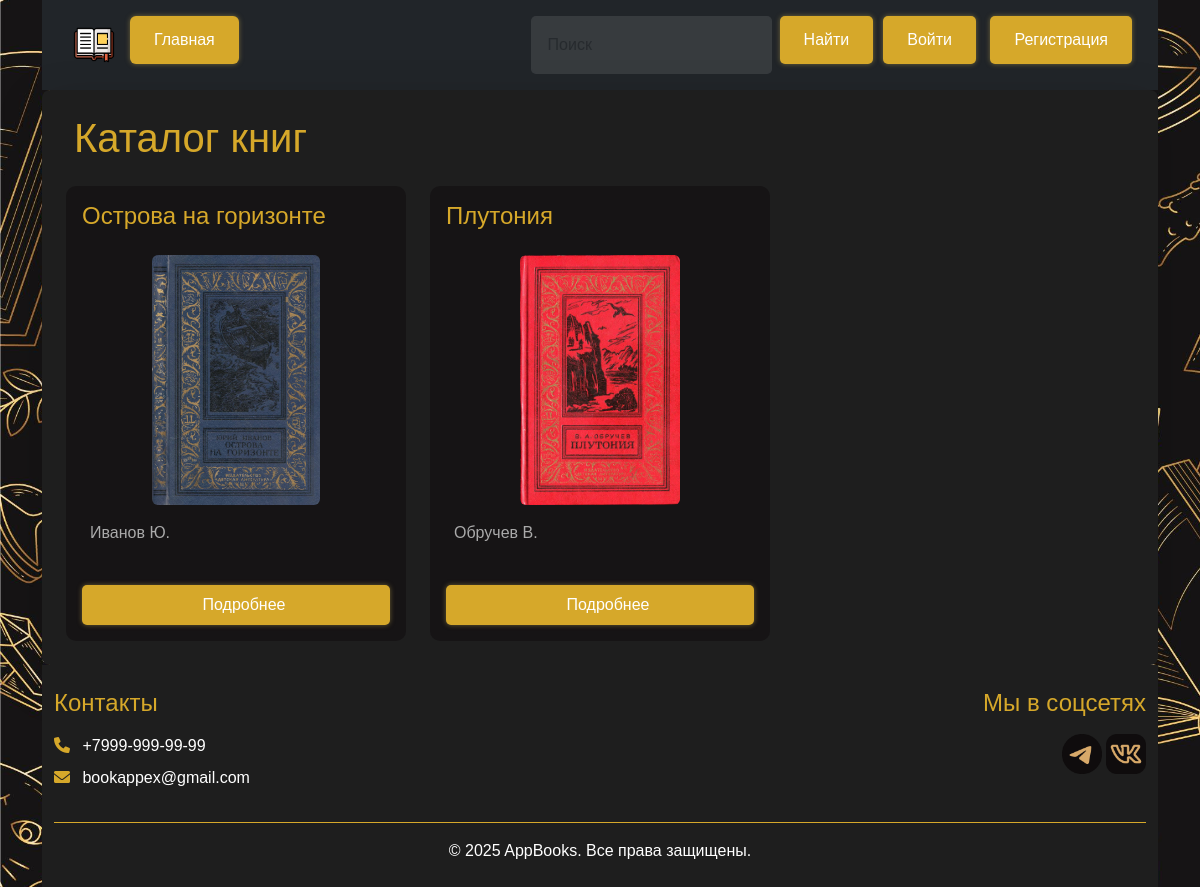
Before: / with the older database file.
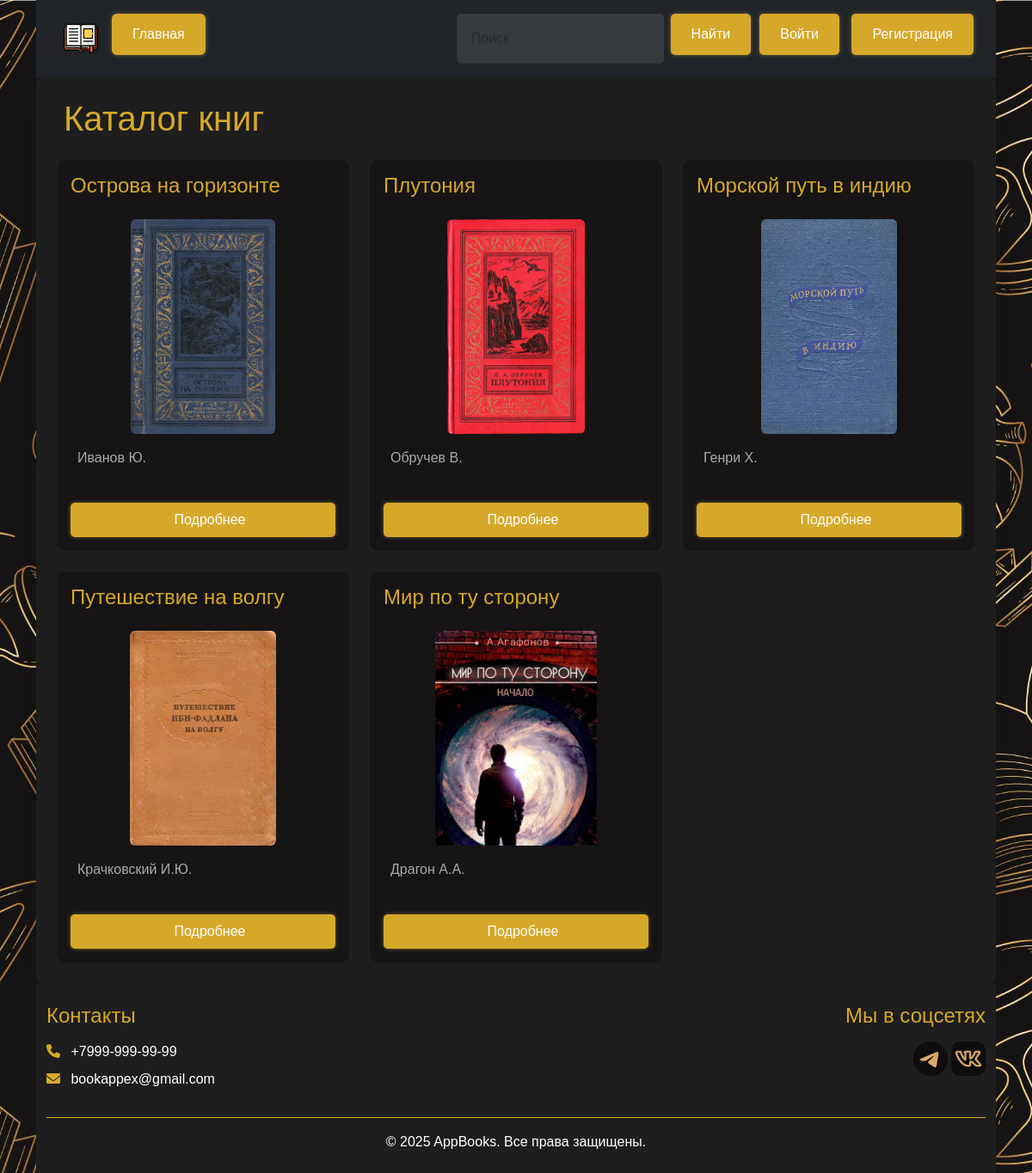
After: the same page with the newer database file.
### models.py (models this page shows, shortened)
class Books(db.Model):
    id = db.Column(db.Integer, primary_key = True)
    Title = db.Column(db.String(100), nullable = False)
    Cover = db.Column(db.String(100), nullable = False)
    Author = db.Column(db.String(100), nullable = False)
    About = db.Column(db.Text, nullable = False)
    File_path = db.Column(db.String(100), nullable = False)
    Cost = db.Column(db.Float, nullable = False)
    @property
    def cover_url(self):
        clean_path = self.Cover.replace('\\', '/')
        return url_for('static', filename=f'uploads/{clean_path}')

### BooksApp.py (the view)
@app.route("/Main")
@app.route("/")
def Main():
    username = session.get('username')
    books = Books.query.all()
    admin=False
    if 'username' not in session:
        return render_template('Main.html', books=books, existing_bookmark= False, admin=admin)
    else:
        user = Authorization.query.filter_by(Name=username).first()
        if user.Rank == 'Admin':
            admin=True
        return render_template('Main.html', books=books, username=username, admin=admin)

### templates/Main.html (shortened to what this page needs)
{% extends 'base.html' %}
{% block body %}
<div class="container2 bg-dark text-light p-4 rounded-3 shadow-lg">
    <h1 class="text-gold mb-4">
        Каталог книг
    </h1>
    <div class="row g-4">
        {% if books|length > 0 %}
            {% if admin == false %}
                {% for book in books %}
                    {% if book.Title != "Книга удалена" %}
                        <div class="col-md-6 col-lg-4">
                            <div class="card h-100 border-gold bg-darker">
                                <div class="card-body d-flex flex-column">
                                    <a href="{{ url_for('book_detail', id=book.id) }}" class="text-decoration-none">
                                        <h4 class="text-gold">{{book.Title}}</h4>
                                    </a>
                                    <div class="text-center my-3">
                                        <img class="cover__img img-fluid rounded" src="{{book.cover_url}}" alt="{{book.Title}}">
                                    </div>
                                    <p class="text-muted mb-3">{{book.Author}}</p>
                                    <div class="mt-auto text-center">
                                        <a href="{{ url_for('book_detail', id=book.id) }}" class="btn btn-gold w-100 py-2">
                                            Подробнее
                                        </a>
                                    </div>
                                </div>
                            </div>
                        </div>
                    {% endif %}
                {% endfor %}
            {% endif %}
        {% endif %}
    </div>
</div>
{% endblock%}

### templates/base.html (shortened to what this page needs)
<!DOCTYPE html>
<html lang="en">
<head>
    <link href="https://cdn.jsdelivr.net/npm/bootstrap@5.3.5/dist/css/bootstrap.min.css" rel="stylesheet">
    <link rel="stylesheet" href="{{url_for('static', filename='css/main.css')}}">
    <link rel="stylesheet" href="https://cdnjs.cloudflare.com/ajax/libs/font-awesome/6.0.0/css/all.min.css">
</head>
<body>
   <div class="content-wrapper">
        <div class="container">
        <header class="p-3 text-bg-dark">
            <div class="d-flex flex-wrap align-items-center justify-content-between">
                <a href="/" class="d-flex align-items-center mb-2 mb-lg-0 text-white text-decoration-none">
                    <img class="header__img" src="{{ url_for('static', filename='image/LogoD.png') }}" alt="Logo">
                </a>
                <ul class="nav nav-pills header-nav me-lg-auto">
                    <li class="nav-item me-2"><a href="{{ url_for('Main') }}" class="nav-link link-custom">Главная</a></li>
                </ul>
                <form class="d-flex header-search" action="{{ url_for('search_books') }}" method="get">
                    <input type="search" name="title" class="form-control form-control-dark me-2" placeholder="Поиск" required>
                    <button type="submit" class="button-custom">Найти</button>
                </form>
                <div class="header-auth">
                    {% if 'username' not in session %}
                        <a href="{{url_for('Log_in')}}" class="button-custom">Войти</a>
                        <a href="{{url_for('Registration')}}" class="button-custom">Регистрация</a>
                    {% endif %}
                </div>
            </div>
        </header>
        {% block body %}{% endblock %}
        </div>
    </div>
  <div class="container">
    <footer class="bg-dark text-white py-4">
        <div class="container">
            <div class="row">
                 <div class="col-md-6 mb-4 mb-md-0">
                    <h4 class="mb-3" style="color: #d6a82a;">Контакты</h4>
                    <ul class="list-unstyled">
                        <li class="mb-2">
                            <i class="fas fa-phone me-2" style="color: #d6a82a;"></i>
                            +7999-999-99-99
                        </li>
                        <li class="mb-2">
                            <i class="fas fa-envelope me-2" style="color: #d6a82a;"></i>
                            bookappex@gmail.com
                        </li>
                    </ul>
                </div>
                <div class="col-md-6 text-md-end">
                    <h4 class="mb-3" style="color: var(--primary-color);">Мы в соцсетях</h4>
                        <a>
                            <img src="{{ url_for('static', filename='image/telegram_theme.png') }}" alt="Telegram" style="height: 40px;">
                        </a>
                        <a href="/">
                            <img src="{{ url_for('static', filename='image/vk_theme.png') }}" alt="VK" style="height: 40px;">
                        </a>
                </div>
            </div>
            <div class="text-center pt-3 mt-3" style="border-top: 1px solid var(--primary-color);">
                <p class="mb-0">© 2025 AppBooks. Все права защищены.</p>
            </div>
        </div>
    </footer>
</body>
</html>

### static/css/main.css (style rules this page uses)
:root { --primary-color: #d6a82a; --primary-hover: #e6b824; --text-color: white; --shadow: 0 0 5px rgba(195, 167, 77, 0.5); --shadow-hover: 0 0 15px rgba(195, 167, 77, 0.8); --success-color: #0f9b22; --success-hover: #2ad641; --error-color: #ffca2c; --error-bg: rgba(255, 202, 44, 0.1); --dark-bg: #1e1e1e; --darker-bg: #161415; --gold-gradient: linear-gradient(135deg, var(--primary-color) 0%, var(--primary-hover) 100%); }
body { margin: 0; padding: 0; min-height: 100vh; font-family: 'Arial', sans-serif; display: flex; flex-direction: column; background: url(/static/image/background.jpg) center/cover no-repeat fixed, rgb(255, 255, 255); }
.container2 { background-color: white; border-radius: 10px; padding: 2rem; box-shadow: var(--shadow); }
.header__img { height: 48px; transition: transform 0.3s ease; }
.card { border: none; border-radius: 10px; overflow: hidden; background-color: var(--dark-bg); color: var(--text-color); transition: all 0.3s ease; margin-bottom: 1.5rem; }
.text-gold { color: var(--primary-color); }
.border-gold { border-color: var(--primary-color) !important; }
.bg-dark { background-color: var(--dark-bg) !important; }
.bg-darker { background-color: var(--darker-bg) !important; }
.text-muted { color: #aaa !important; }
.button-custom, .link-custom, .btn-gold, .btn-primary { display: inline-flex; align-items: center; justify-content: center; gap: 0.5rem; padding: 0.75rem 1.5rem; border-radius: 5px; font-size: 1rem; font-weight: 500; cursor: pointer; transition: all 0.3s ease; text-decoration: none; border: none; background-color: var(--primary-color); color: var(--text-color); box-shadow: var(--shadow); }
.form-control { width: 100%; padding: 0.75rem 1rem; border-radius: 5px; transition: all 0.3s ease; background-color: rgba(255, 255, 255, 0.1); border: 1px solid rgba(255, 255, 255, 0.2); color: var(--text-color); }
.cover__img, .cover-img-lg { width: auto; max-width: 100%; border-radius: 5px; transition: transform 0.3s ease; object-fit: contain; }
.cover__img { max-height: 250px; }

### templates/base.html (style rules this page uses)
:root { --primary-color: #d6a82a; --primary-hover: #e6b824; --text-color: white; --shadow: 0 0 5px rgba(195, 167, 77, 0.5); --shadow-hover: 0 0 15px rgba(195, 167, 77, 0.8); }
html, body { height: 100%; margin: 0; }
body { display: flex; flex-direction: column; min-height: 100vh; font-family: 'Arial', sans-serif; }
.content-wrapper { flex: 1; }
footer { flex-shrink: 0; width: 100%; }
body { font-family: 'Arial', sans-serif; }
.header__img { height: 40px; width: auto; }
.container2 { padding: 20px 0; }
.button-custom, .link-custom, .dropdown-toggle { background-color: var(--primary-color); color: var(--text-color); padding: 12px 24px; text-align: center; text-decoration: none; border-radius: 5px; font-size: 16px; cursor: pointer; transition: all 0.3s ease; box-shadow: var(--shadow); border: none; display: inline-block; margin: 0 10px 10px 0; }
.form-control-dark { background-color: rgba(255, 255, 255, 0.1); border-color: rgba(255, 255, 255, 0.1); color: white; }

Changed rows visible on the page:
added Books: Title "Морской путь в индию", cover_url (picture), Author "Генри Х."
added Books: Title "Путешествие на волгу", cover_url (picture), Author "Крачковский И.Ю."
added Books: Title "Мир по ту сторону", cover_url (picture), Author "Драгон А.А."
